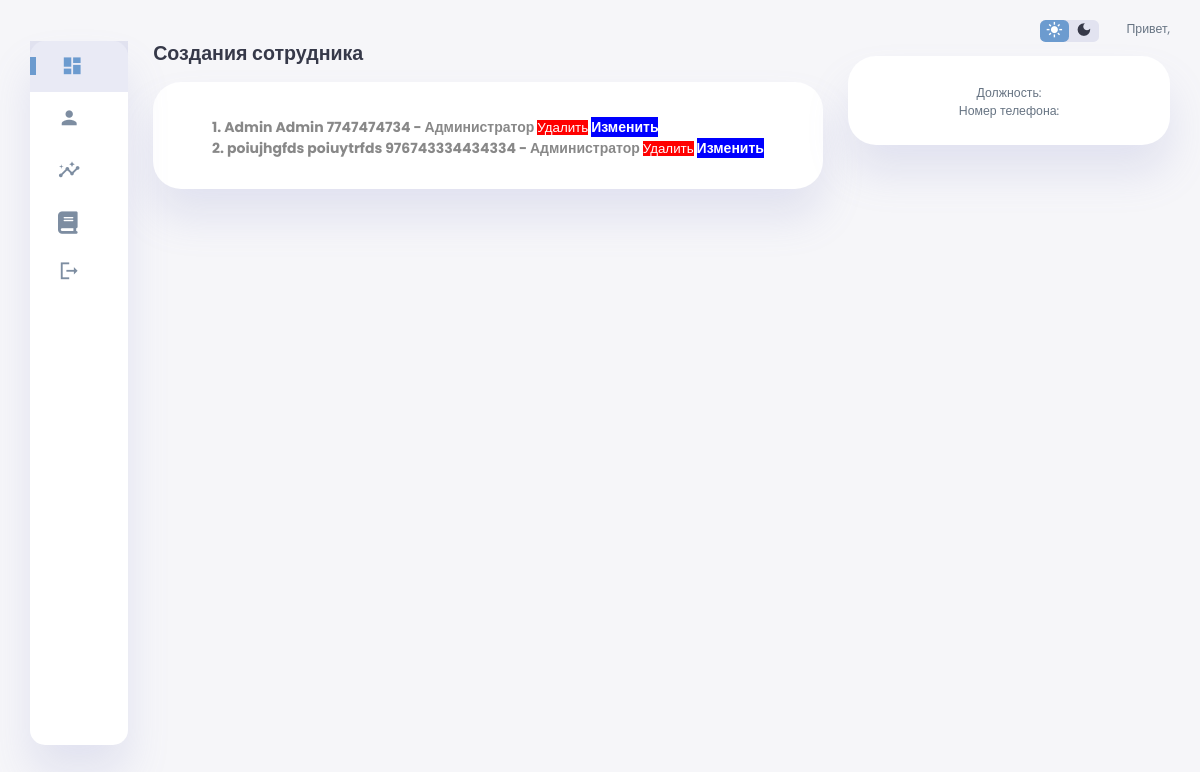
Page /employee_list/ on the committed database.
### core/models.py (models this page shows, shortened)
class Employee(models.Model):
    user = models.OneToOneField(User, verbose_name='Пользователь', on_delete=models.CASCADE)
    position = models.ForeignKey(Position, verbose_name='Должность', on_delete=models.CASCADE)
    phone = models.CharField(verbose_name='Номер телефона', max_length=20, null=True, blank=True)
    specialty = models.ForeignKey(Specialty, verbose_name='Специальность', max_length=100, on_delete=models.CASCADE)
    class Meta:
        verbose_name = 'Сотрудник'
        verbose_name_plural = 'Сотрудники'

class Position(models.Model):
    position = models.CharField(max_length=100, verbose_name='Должность', unique = True)
    class Meta:
        verbose_name = 'Должность'
        verbose_name_plural = 'Должности'
    def __str__(self):
        return self.position

### core/views.py (the view)
# urls.py: path('employee_list/', views.employee_list, name='employee_list'),
def employee_list(request):
    employees = Employee.objects.all()
    return render(request, 'employee_list.html', {'employees': employees})

### core/templates/employee_list.html (shortened to what this page needs)
{% extends 'index.html' %}
{% block content %}
<!DOCTYPE html>
<html lang="en">
<head>
</head>
<body>
    <div class="new-users">
        <h2>Создания сотрудника</h2>
        <div class="user-list">
                <div class="course-title">
                <div class="course-details">
                    <ol class="numbered-list" >
                        {% for employee in employees  %}
                            <li>
                                {{employee.user.first_name}}
                                 {{ employee.user.last_name }}
                                 {{employee.phone}}
                                 - {{ employee.position }}
                                <form method="POST" action="{% url 'employee_delete' employee.id %}" style="display: inline;">
                                    <button type="submit" class="delete-button">Удалить</button>
                                </form>
                                <a href="{% url 'employee_edit' employee.id %}" class="edit-button">Изменить</a>
                            </li>
                        {% endfor %}
                        </ol>
                </div>
            </div>
</body>
</html>
{% endblock %}

### core/static/css/style.css (style rules this page uses)
:root { --color-primary: #6C9BCF; --color-danger: #FF0060; --color-success: #1B9C85; --color-warning: #F7D060; --color-white: #fff; --color-info-dark: #7d8da1; --color-dark: #363949; --color-light: rgba(132, 139, 200, 0.18); --color-dark-variant: #677483; --color-background: #f6f6f9; --card-border-radius: 2rem; --border-radius-1: 0.4rem; --border-radius-2: 1.2rem; --card-padding: 1.8rem; --padding-1: 1.2rem; --box-shadow: 0 2rem 3rem var(--color-light); }
* { margin: 0; padding: 0; outline: 0; appearance: 0; border: 0; text-decoration: none; box-sizing: border-box; }
html { font-size: 14px; }
body { width: 100vw; height: 100vh; font-family: 'Poppins', sans-serif; font-size: 0.88rem; user-select: none; overflow-x: hidden; color: var(--color-dark); background-color: var(--color-background); }
a { color: var(--color-dark); }
h2 { font-weight: 600; font-size: 1.4rem; }
main .new-users { margin-top: 1.3rem; }
main .new-users .user-list { background-color: var(--color-white); padding: var(--card-padding); border-radius: var(--card-border-radius); margin-top: 1rem; box-shadow: var(--box-shadow); display: flex; justify-content: space-around; flex-wrap: wrap; gap: 1.4rem; cursor: pointer; transition: all 0.3s ease; }
.course-title { font-size: 18px; font-weight: bold; margin-bottom: 5px; }
.course-details { margin-top: 10px; font-size: 14px; color: #888; }
.numbered-list { list-style-type: none; }
.numbered-list li::before { content: "№ "; }
.numbered-list li { counter-increment: my-counter; }
.numbered-list li::before { content: counter(my-counter) ". "; }

### core/templates/employee_list.html (style rules this page uses)
.delete-button { background-color: red; color: white; }
.edit-button { background-color: blue; color: white; }

### rows in the picture
Employee: user.first_name "Admin", user.last_name "Admin", phone "7747474734", position "Администратор"
Employee: user.first_name "poiujhgfds", user.last_name "poiuytrfds", phone "976743334434334", position "Администратор"
